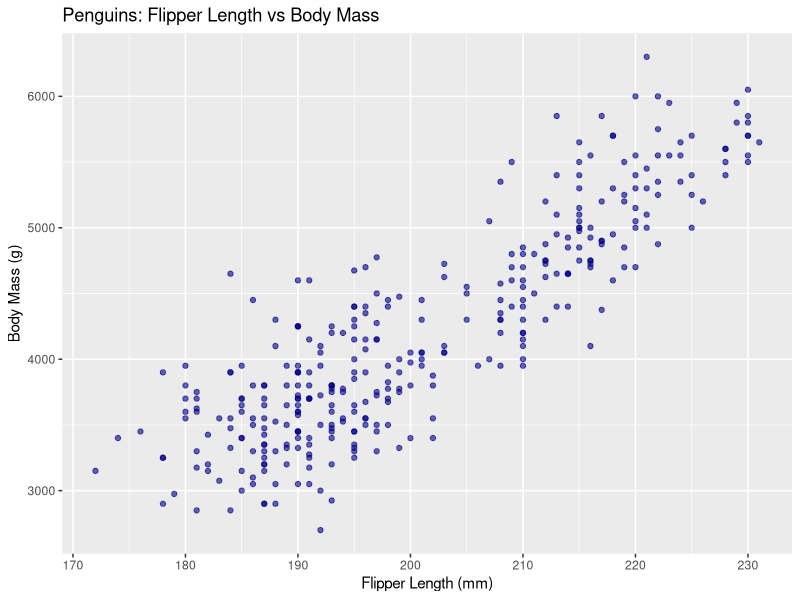
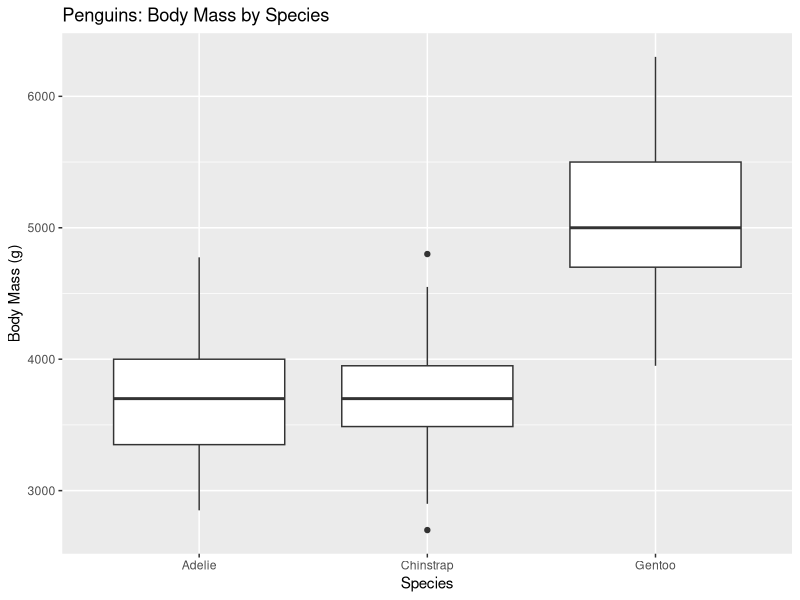

The R source for these figures, in order:
## ---- chunk 1
knitr::opts_chunk$set(message = FALSE)
## ---- chunk 2
1 + 2   # Addition
5 - 3   # Subtraction
2 * 3   # Multiplication
1 / 2   # Division

# Exponentiation
2^3
# Square roots
sqrt(4)
9^(1/2)

# Standard functions such as log(), exp(), log10() also exist
## ---- chunk 3
# This will give different results
(1 + 2) * 3   # Parentheses first
1 + 2 * 3     # Multiplication first
## ---- chunk 4
# Logical
TRUE
FALSE
!TRUE             # not operator
2 == 3            # equal to operator
2 != 2            # not equal to operator
!(2 == 2)
2 > 3
2 <= 3
(2 > 1) & (2 < 3) # and operator
(2 > 1) | (2 < 3) # or operator
## ---- chunk 5
x <- 5          # Assign 5 to x
y <- 10         # Assign 10 to y
total <- x + y  # Add x and y
total           # Output 15
## ---- chunk 6
# Creating a numeric vector
numbers <- c(1, 2, 3, 4, 5)

# Creating a character vector
characters <- c("apple", "banana", "cherry")

# Creating a logical vector
logicals <- c(TRUE, FALSE, TRUE)

# Accessing elements of a vector
numbers[1]       # First element
characters[2:3]  # Second and third elements
logicals[c(1, 3)] # First and third elements

# Vectorized operations
numbers * 2       # Multiply each element by 2
numbers + 10      # Add 10 to each element
numbers > 3       # Logical comparison

# Member of a vector
"cherry" %in% characters
## ---- chunk 7
# Load the tidyverse collection of packages
library(tidyverse)
## ---- chunk 8
library(palmerpenguins)
library(tidyverse)

# Look at the first six rows of the dataset
head(penguins)

# Structure of dataset
str(penguins)

# Summary of dataset
summary(penguins)

# A scatterplot exploring penguin body mass vs flipper length
ggplot(penguins, aes(x = flipper_length_mm, y = body_mass_g)) +
  geom_point(color = "darkblue", alpha = 0.6) +
  labs(title = "Penguins: Flipper Length vs Body Mass",
       x = "Flipper Length (mm)",
       y = "Body Mass (g)")

# A boxplot to explore the association between body mass and species
ggplot(penguins, aes(x = species, y = body_mass_g)) +
  geom_boxplot() +
  labs(title = "Penguins: Body Mass by Species",
       x = "Species",
       y = "Body Mass (g)")
